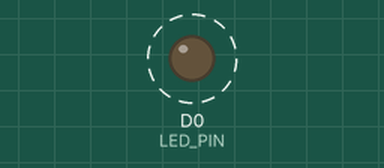
Simulated run of this sketch. Board: ESP8266 (NodeMCU). On the bench: output pins drawn as LEDs (lit = HIGH). Dashed ring = blinking. What the sketch prints to the serial monitor is not drawn.

Above: at 0.5 s.
Timing chart, 0 to 4.6 s (numbered marks = the images above):
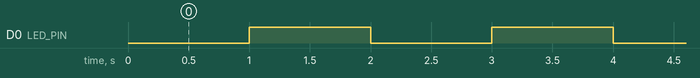

Measured:
- by itself, D0 (LED_PIN): alternates HIGH for 1.0 s and LOW for 1.0 s

The sketch:

2serialCount.ino
```cpp
/*
ESP-WROOM-02 millisLED
D0  16 LED PULLUP 10K
D1  5
D2  4
D3  0 FLASH PROG
D4  2    (SDA)
D5  14   (SCL)OK
D6  12 R UP
D7  13 B DOWN
D8  15 MOTOR G PULLDOWN 10K
D9  3 RX
D10 1 TX
*/

//#include <ESP8266WiFi.h>

#define LED_PIN    D0   //16 pin of (D0)led
bool X = LOW;
int Count = 0;

void setup() {
  pinMode(LED_PIN, OUTPUT);
  Serial.begin(9600);
}

void loop() {
  static unsigned long nextMil = millis() + 1000;

  if(millis() >= nextMil){
    nextMil = millis() + 1000;
    X = !X;
    Count++;
    Serial.print("C=");
    Serial.println(Count);
  }
  digitalWrite(LED_PIN, X);   // X is LED status
  delay(1);
}
```
